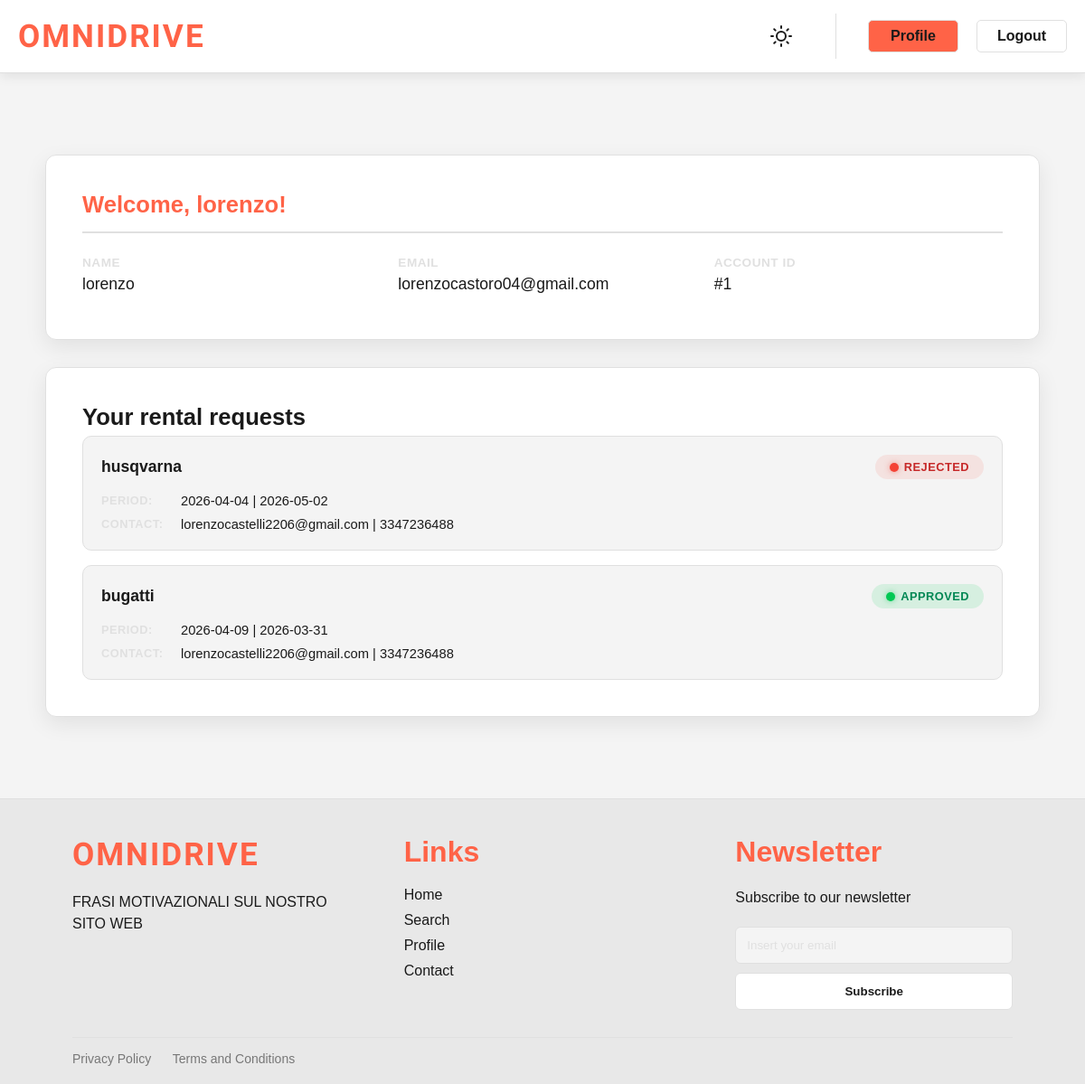
Screenshot of /profile (signed in) with the database file from the repository.
### tables this page shows
CREATE TABLE users (
                   id INTEGER PRIMARY KEY AUTOINCREMENT,
                   name TEXT NOT NULL,
                   email TEXT NOT NULL UNIQUE,
                   password TEXT NOT NULL
            );

CREATE TABLE rental_requests (
                   id INTEGER PRIMARY KEY AUTOINCREMENT,
                   user_id INTEGER NOT NULL,
                   user_name TEXT NOT NULL,
                   user_email TEXT NOT NULL,
                   user_phone TEXT NOT NULL,
                   vehicle_type TEXT NOT NULL,
                   vehicle_id INTEGER NOT NULL,
                   vehicle_brand TEXT NOT NULL,
                   start_date TEXT NOT NULL,
                   end_date TEXT NOT NULL,
                   message TEXT,
                   status TEXT NOT NULL
            );

### app.py (the view)
@app.route('/profile')
def profile():
    if not session.get('user_id'):
        flash("You have to login first!", 'error')
        return redirect(url_for('login'))
    with db_connect() as db:
        requests = db.execute(
            'SELECT * FROM rental_requests WHERE user_id = ? ORDER BY id DESC', (session['user_id'],)
        ).fetchall()
    with db_connect() as db:
        user_data = db.execute(
            'SELECT id, name, email FROM users WHERE id = ? ', (session['user_id'],)
        ).fetchone()
        user_email = dict(user_data)['email'] if user_data else "Email not found"
    return render_template("profile.html", requests=requests, user_email = user_email)

### app.py (called while the page is built)
def db_connect():
    conn = sqlite3.connect(DB_USERS_PATH)
    conn.row_factory = sqlite3.Row
    return conn

### templates/profile.html (shortened to what this page needs)
{% extends "base.html" %}
{% block extra_css %}
    <link rel="stylesheet"
          href="{{ url_for('static', filename='css/profile.css') }}">
{% endblock extra_css %}
{% block content %}
    <div class=" mega-box">
        <div class="profile-box">
            <h2 class="profile-title">Welcome, {{ session.user_name }}!</h2>
            <div class="user-info-grid">
                <div class="info-group">
                    <span class="info-label">Name</span>
                    <span class="info-value">{{ session.user_name }}</span>
                </div>
                <div class="info-group">
                    <span class="info-label">Email</span>
                    <span class="info-value">{{ user_email | default("your.email@example.com") }}</span>
                </div>
                <div class="info-group">
                    <span class="info-label">Account ID</span>
                    <span class="info-value">#{{ session.user_id }}</span>
                </div>
            </div>
        </div>
        <div class="profile-box">
            <h2>Your rental requests</h2>
            {% if requests %}
                <div class="requests-list">
                    {% for req in requests %}
                        <div class="request-card">
                            <div class="request-header">
                                <div class="request-title">
                                    <span class="vehicle-type-badge">{{ req['vehicle_brand'] }}</span>
                                </div>
                                <div class="status-badge status-{{ req['status'] }}">
                                    <span class="status-dot"></span>
                                    {{ req['status']|title }}
                                </div>
                            </div>
                            <div class="request-details">
                                <div class="detail-row">
                                    <span class="detail-label">Period:</span>
                                    <span class="detail-value">{{ req['start_date'] }} | {{ req['end_date'] }}</span>
                                </div>
                                <div class="detail-row">
                                    <span class="detail-label">Contact:</span>
                                    <span class="detail-value">{{ req['user_email'] }} | {{ req['user_phone'] }}</span>
                                </div>
                            </div>
                        </div>
                    {% endfor %}
                </div>
            {% else %}
                <p class="empty-state">No rental requests sent yet.</p>
            {% endif %}
        </div>
    </div>
{% endblock content %}

### static/css/style.css (style rules this page uses)
* { margin: 0; padding: 0; box-sizing: border-box; font-family: Arial, sans-serif; }
:root { --background-page: #f4f4f4; --background-div: #ffffff; --background-header: #ffffff; --background-footer: #e8e8e8; --font-color: #1a1a1a; --logo-color: #FF6347; --border-color: #e0e0e0; --icon-color: #1a1a1a; --success-color: #00c853; --error-color: #f44336; --shadow-color: rgba(0, 0, 0, 0.08); }
body { background-color: var(--background-page); color: var(--font-color); transition: background-color 1s ease, color 1s ease; display: flex; flex-direction: column; min-height: 100vh; margin: 0; overflow-y: scroll; overflow-x: hidden; }

### static/css/profile.css (style rules this page uses)
.mega-box { display: flex; flex-direction: column; padding: 30px; gap: 30px; width: 100%; align-items: center; }
.profile-box { background: var(--background-div); border: 1px solid var(--border-color); border-radius: 12px; padding: 40px; width: 100%; max-width: 1200px; box-shadow: 0 8px 24px var(--shadow-color); transition: background-color 1s ease, border-color 1s ease, box-shadow 1s ease; opacity: 0; animation: premiumFadeUp 0.8s cubic-bezier(0.16, 1, 0.3, 1) forwards; animation-delay: 0.5s; }
.profile-box h2 { margin-bottom: 6px; font-size: 1.6rem; }
.profile-title { color: var(--logo-color); border-bottom: 2px solid var(--border-color); padding-bottom: 15px; margin-bottom: 25px !important; }
.user-info-grid { display: flex; flex-wrap: wrap; gap: 30px; margin-bottom: 10px; }
.info-group { display: flex; flex-direction: column; flex: 1; gap: 6px; }
.info-label { font-size: 0.85rem; color: var(--border-color); text-transform: uppercase; letter-spacing: 0.5px; font-weight: 700; }
.info-value { font-size: 1.1rem; color: var(--font-color); font-weight: 500; }
.requests-list { display: flex; flex-direction: column; gap: 16px; }
.request-card { border: 1px solid var(--border-color); border-radius: 10px; padding: 20px; background: var(--background-page); transition: box-shadow 0.3s ease, border-color 0.3s ease, background-color 0.3s ease; }
.request-header { display: flex; justify-content: space-between; align-items: center; margin-bottom: 16px; }
.vehicle-type-badge { font-size: 1.1rem; font-weight: bold; color: var(--font-color); }
.status-badge { display: inline-flex; align-items: center; gap: 6px; padding: 6px 16px; border-radius: 20px; font-size: 0.8rem; font-weight: bold; text-transform: uppercase; letter-spacing: 0.5px; }
.status-dot { display: inline-block; width: 10px; height: 10px; border-radius: 50%; }
.status-approved { background-color: rgba(0, 200, 83, 0.12); color: #008753; }
.status-approved .status-dot { background-color: #00c853; box-shadow: 0 0 6px rgba(0, 200, 83, 0.5); }
.status-rejected { background-color: rgba(244, 67, 54, 0.1); color: #c62828; }
.status-rejected .status-dot { background-color: #f44336; box-shadow: 0 0 6px rgba(244, 67, 54, 0.5); }
.request-details { display: flex; flex-direction: column; gap: 10px; }
.detail-row { display: flex; align-items: flex-start; gap: 8px; font-size: 0.92rem; }
.detail-label { font-weight: 600; text-transform: uppercase; letter-spacing: 0.5px; color: var(--border-color); min-width: 80px; font-size: 0.8rem; transition: color 0.3s ease; }
.detail-value { color: var(--font-color); word-break: break-word; }

### rows the page displays
users: email "lorenzocastoro04@gmail.com"
rental_requests: vehicle_brand "husqvarna", status "REJECTED", start_date "2026-04-04", end_date "2026-05-02", user_email "lorenzocastelli2206@gmail.com", user_phone "3347236488"
rental_requests: vehicle_brand "bugatti", status "APPROVED", start_date "2026-04-09", end_date "2026-03-31", user_email "lorenzocastelli2206@gmail.com", user_phone "3347236488"

### other values shown
{{ session.user_name }} "lorenzo"
{{ session.user_id }} "1"
